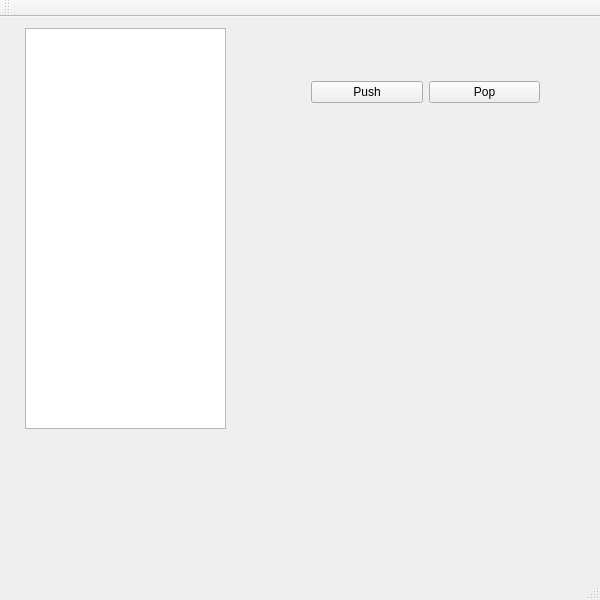
<?xml version="1.0" encoding="UTF-8"?>
<ui version="4.0">
 <class>MainWindowClass</class>
 <widget class="QMainWindow" name="MainWindowClass">
  <property name="geometry">
   <rect>
    <x>0</x>
    <y>0</y>
    <width>600</width>
    <height>600</height>
   </rect>
  </property>
  <property name="minimumSize">
   <size>
    <width>600</width>
    <height>600</height>
   </size>
  </property>
  <property name="maximumSize">
   <size>
    <width>600</width>
    <height>600</height>
   </size>
  </property>
  <property name="windowTitle">
   <string>MainWindow</string>
  </property>
  <widget class="QWidget" name="centralWidget">
   <widget class="QTableWidget" name="listTable">
    <property name="geometry">
     <rect>
      <x>25</x>
      <y>11</y>
      <width>201</width>
      <height>401</height>
     </rect>
    </property>
   </widget>
   <widget class="QWidget" name="layoutWidget">
    <property name="geometry">
     <rect>
      <x>300</x>
      <y>50</y>
      <width>251</width>
      <height>51</height>
     </rect>
    </property>
    <layout class="QHBoxLayout" name="horizontalLayout">
     <item>
      <widget class="QPushButton" name="push">
       <property name="text">
        <string>Push</string>
       </property>
      </widget>
     </item>
     <item>
      <widget class="QPushButton" name="pop">
       <property name="text">
        <string>Pop</string>
       </property>
      </widget>
     </item>
    </layout>
   </widget>
  </widget>
  <widget class="QMenuBar" name="menuBar">
   <property name="geometry">
    <rect>
     <x>0</x>
     <y>0</y>
     <width>600</width>
     <height>26</height>
    </rect>
   </property>
  </widget>
  <widget class="QToolBar" name="mainToolBar">
   <attribute name="toolBarArea">
    <enum>TopToolBarArea</enum>
   </attribute>
   <attribute name="toolBarBreak">
    <bool>false</bool>
   </attribute>
  </widget>
  <widget class="QStatusBar" name="statusBar"/>
 </widget>
 <layoutdefault spacing="6" margin="11"/>
 <resources>
  <include location="mainwindow.qrc"/>
 </resources>
 <connections/>
</ui>
